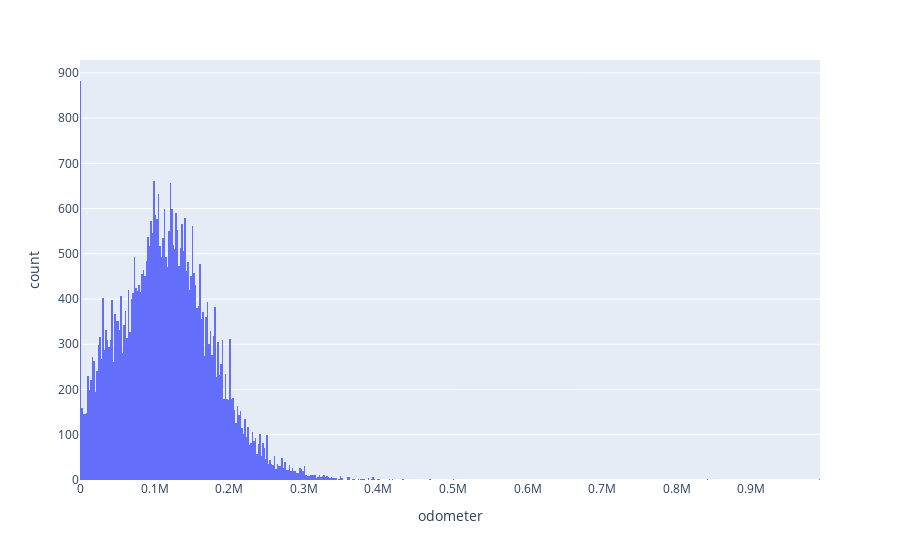

This figure's notebook cell:
### Markdown cell above
# Histograma 

Muestra la distribución del kilometraje de los vehículos y permite identificar qué rango de uso es más común en el conjunto de datos.

### Code cell
# Creamos nuestro histograma

fig = px.histogram(car_data, x="odometer") # crear un histograma
fig.show() # crear gráfico de dispersión

### Figure 1 — Plotly figure (JSON) as saved in the notebook; plotly's stock layout.template omitted (floating-point values rounded to 4 significant figures; data arrays with more than 128 entries replaced by an {"elided": "..."} marker saying what was removed)
{"data": [{"bingroup": "x", "hovertemplate": "odometer=%{x}<br>count=%{y}<extra></extra>", "legendgroup": "", "marker": {"color": "#636efa", "pattern": {"shape": ""}}, "name": "", "orientation": "v", "showlegend": false, "type": "histogram", "x": {"elided": "51525 float values"}, "xaxis": "x", "yaxis": "y"}], "layout": {"barmode": "relative", "legend": {"tracegroupgap": 0}, "margin": {"t": 60}, "xaxis": {"anchor": "y", "domain": [0, 1], "title": {"text": "odometer"}}, "yaxis": {"anchor": "x", "domain": [0, 1], "title": {"text": "count"}}}}
